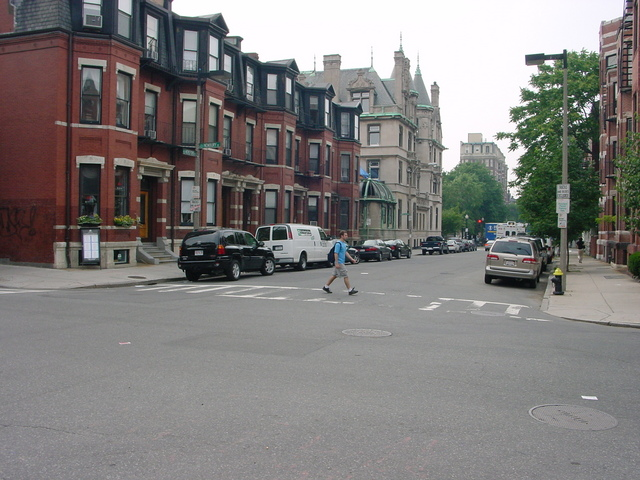
%> input picture trunk/c1-detectors/SSDB02151.JPG, 640 x 480 px
$ octave --eval "result = preProcess(imread('../c1-detectors/SSDB02151.JPG'));"   (GNU Octave 9; MATLAB toolbox functions it lacks are replaced by stand-ins)
%> lines starting %> are read from the running program, lines starting %| are printed output that depends on the picture
function gd = preProcess(img)
    if(isrgb(img))
	  img=rgb2gray(img);
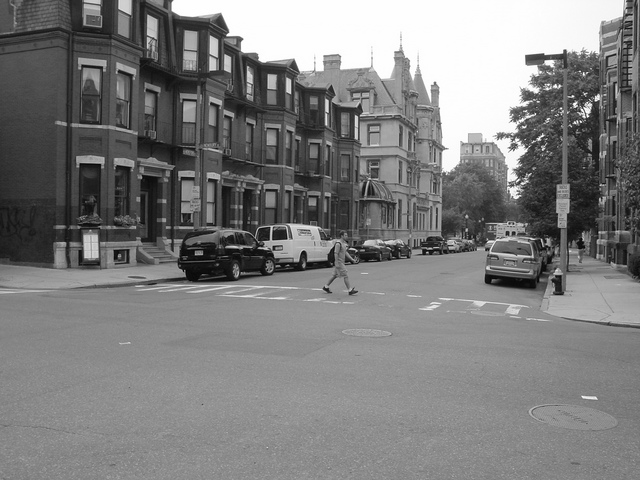
%> img: size 480x640 uint8; min 1, max 255, mean 126
	end;
	img      =im2double(img);
%> img: size 480x640 double
	img      =imfilter(img,fspecial('gaussian'));
	img      =imresize(img,0.25,'bicubic');
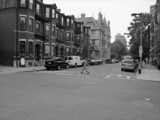
%> img: size 120x160 double; min 0.0303, max 1.03, mean 0.494; drawn with min black and max white
	img      =imfilter(img,fspecial('laplacian'));
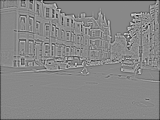
%> img: size 120x160 double; min -1.29, max 1.12, mean -0.0155; drawn with min black and max white
	gd       =img;
	% [10 lines of commented-out code are left out]

$ run again, on trunk/c1-detectors/SSDB02756.JPG
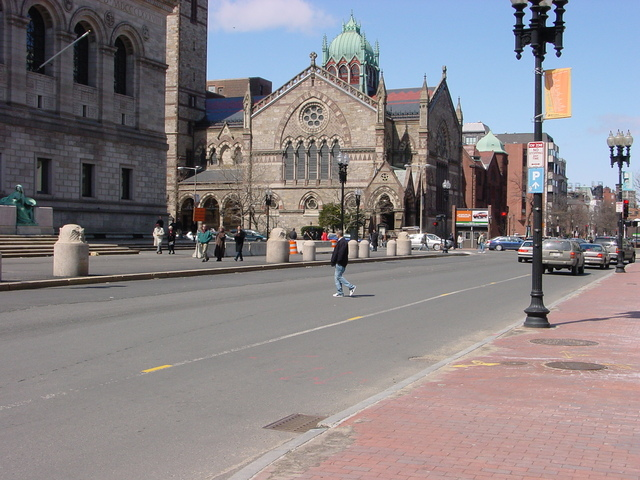
%> input picture trunk/c1-detectors/SSDB02756.JPG, 640 x 480 px
%> in preProcess, `img      =imresize(img,0.25,'bicubic');`:
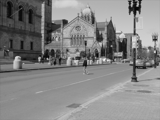
%> img: size 120x160 double; min 0.0251, max 0.996, mean 0.519
%> in preProcess, `img      =imfilter(img,fspecial('laplacian'));`:
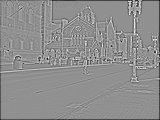
%> img: size 120x160 double; min -1.26, max 0.962, mean -0.0159; drawn with min black and max white

$ run again, on trunk/c1-detectors/SSDB02757.JPG
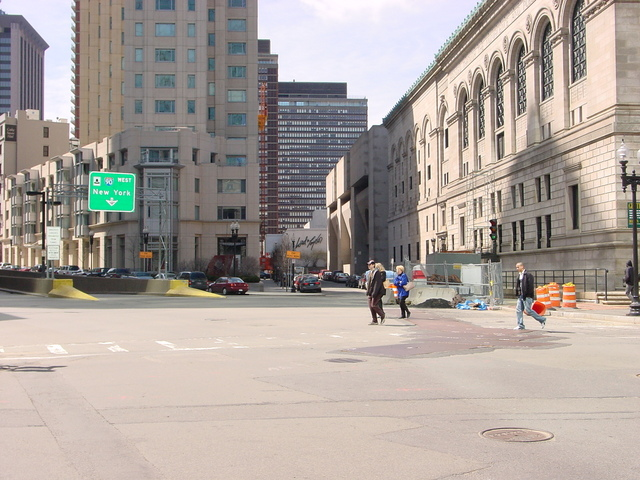
%> input picture trunk/c1-detectors/SSDB02757.JPG, 640 x 480 px
%> in preProcess, `img      =imresize(img,0.25,'bicubic');`:
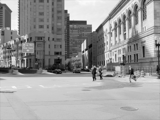
%> img: size 120x160 double; min 0.0802, max 1, mean 0.641; drawn with min black and max white
%> in preProcess, `img      =imfilter(img,fspecial('laplacian'));`:
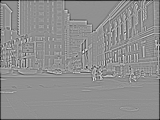
%> img: size 120x160 double; min -1.43, max 1.09, mean -0.0197; drawn with min black and max white
